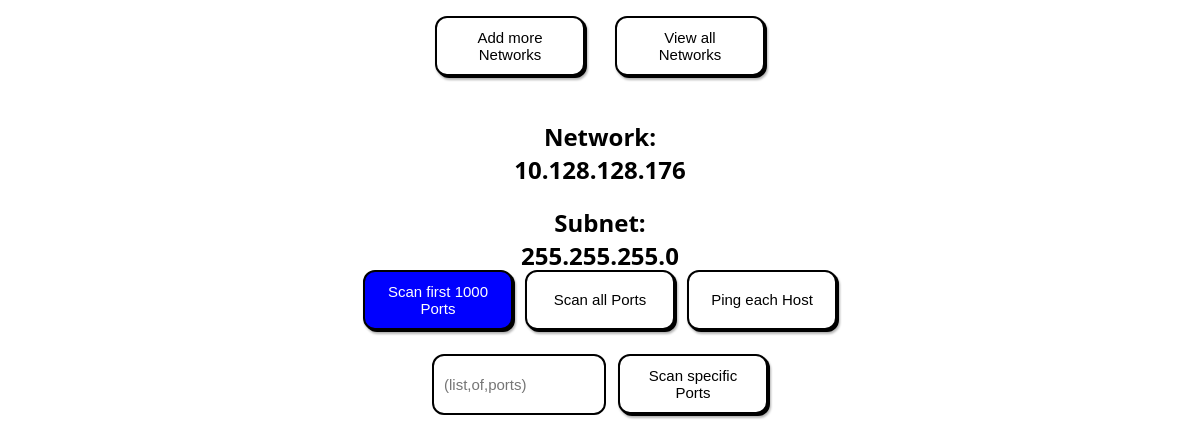
The page /network/1 on the database as committed earlier.
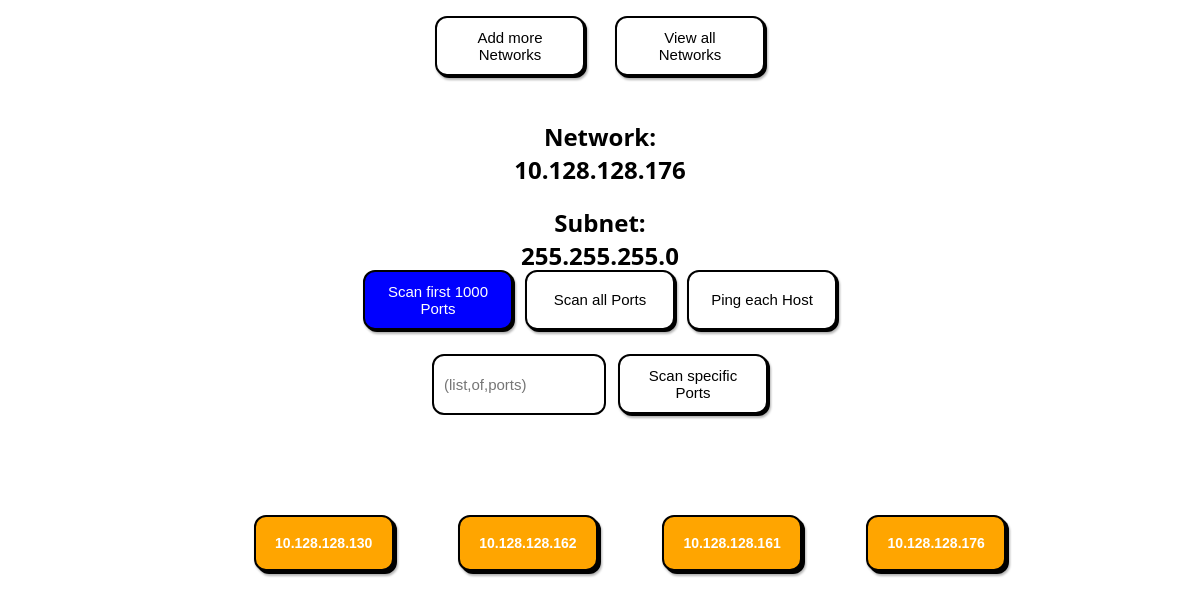
The same page on the database as committed later.
### app/models/network.py (models this page shows)
class Network(db.Model):
    __tablename__ = 'networks'
    id = db.Column(db.Integer, primary_key=True, nullable=False, index=True)
    ip = db.Column(db.String, nullable=False)
    subnet = db.Column(db.String)
    hosts = db.relationship('Host', back_populates='network',
                            cascade='all, delete-orphan')

### app/models/host.py (models this page shows)
class Host(db.Model):
    __tablename__ = 'hosts'
    id = db.Column(db.Integer, primary_key=True, nullable=False, index=True)
    ip = db.Column(db.String, nullable=False) # ip of the host
    network_id = db.Column(db.Integer, db.ForeignKey("networks.id"),
                           nullable=False)
    network = db.relationship('Network', back_populates='hosts')
    ports = db.relationship('Port', back_populates='host',
                            cascade='all, delete-orphan')

### app/routes/network_routes.py (the view)
@network_blueprint.route('/network/<id>')
def serve_network(id):
    id_as_string = validate(str(id)) # validate User-Input
    try:
        network_id = int(id_as_string)
    except ValueError:
        return 'Invalid id', 400
    network = get_network_by_id(network_id)
    if not network:
        return 'Network not found', 404
    return render_template('network.html', network=network)

### app/repositories/network_repository.py (called while the page is built)
def get_network_by_id(id):
    network = Network.query.filter(Network.id == id).first()
    return network

### app/utils.py (called while the page is built)
def validate(text: str):
    output: str = text # make a local instance for changes
    for character in ('"<>|\\&(){}[];:' + "'"):
        if character in output:
            output = output.replace(character, '\\' + character)
    return output

### app/templates/network.html (shortened to what this page needs)
{% extends 'base.html' %}
{% block head %}
<link rel="stylesheet" href="{{ url_for('static', filename='css/network.css') }}">
{% endblock %}
{% block body %}
<section>
    <article>
        <h1>Network: {{network.ip}}</h1>
        <h2>Subnet: {{network.subnet}}</h2>
    </article>
    <div class="scan_options" id="Scan_Options">
        <button class='primary' onclick="scan('{{network.id}}', '1000')">Scan first 1000 Ports</button>
        <button onclick="scan('{{network.id}}', 'all')">Scan all Ports</button>
        <button onclick="scan('{{network.id}}', 'ping')">Ping each Host</button>
        <input placeholder="(list,of,ports)" id="specific">
        <button onclick="scan('{{network.id}}', 'specific')">Scan specific Ports</button>
    </div>
    <div class="host_list">
        {% for host in network.hosts %}
                <button class="host" onclick="redirect('/host/{{host.id}}')">{{host.ip}}</button>
        {% endfor %}
    </div>
    <br>
    <br>
</section>
{% endblock %}

### app/templates/base.html (shortened to what this page needs)
<!DOCTYPE html>
<html lang="en">
<head>
    <link rel="stylesheet" href="{{ url_for('static', filename='css/styles.css') }}">
    {% block head %}
    {% endblock %}
</head>
<body>
    <nav>
        <button onclick="redirect('/')">
            Add more Networks
        </button>
        <button class="right" onclick="redirect('/overview')">
            View all Networks
        </button>
    </nav>
    {% block body %}
    {% endblock %}
</body>
</html>

### app/static/css/styles.css (style rules this page uses)
body { font-family: 'Segoe UI', sans-serif; margin: 0px; }
input { padding: 10px; font-size: 15px; border: 2px solid black; border-radius: 12px; width: 10em; height: 2.5em; margin-bottom: 2em; }
article { width: 20vw; height: 20vh; }
button { padding: 10px 20px; font-size: 16px; border: 2px solid black; border-radius: 12px; color: black; font-family: sans-serif; box-shadow: 2px 2px 0 black, 0 0 0 2px white; filter: drop-shadow(1px 2px 1px rgba(0, 0, 0, 0.3)); cursor: pointer; transition: transform 0.1s ease; width: 10em; height: 4em; }
nav { display: flex; justify-content: center; flex-direction: row; width: 100vw; height: 10vh; margin-top: 2vh; }
nav button { width: 10em; height:4em; background-color: white; color: black; }
.right { margin-left:2em; }
.host { background-color: #1abc9c; color: white; }
.primary { background-color: blue; color: white; }

### app/static/css/network.css (style rules this page uses)
body { font-family: 'Segoe UI', sans-serif; text-align: center; background-color: white; }
h1 { font-size: 1.5rem; margin-bottom: 1rem; }
.scan_options { display: flex; flex-wrap: wrap; justify-content: center; gap: 0.75rem; margin-bottom: 1rem; }
button { padding: 10px 16px; font-size: 15px; border: 2px solid black; border-radius: 12px; background-color: white; color: black; box-shadow: 2px 2px 0 black; cursor: pointer; transition: transform 0.1s ease; }
#specific { padding: 10px; font-size: 15px; border: 2px solid black; border-radius: 12px; width: 10em; height: 2.5em; }
button.host { background-color: #ffa500; color: white; font-weight: bold; padding: 10px 16px; border: 2px solid black; border-radius: 12px; box-shadow: 3px 3px 0 black; cursor: pointer; font-size: 14px; transition: transform 0.1s ease; margin-left: 5vw; margin-top: 2vh; }
article { display: inline-block; }

Rows that differ between the two databases and show on the page:
added Host: ip "10.128.128.130"
added Host: ip "10.128.128.162"
added Host: ip "10.128.128.161"
added Host: ip "10.128.128.176"
